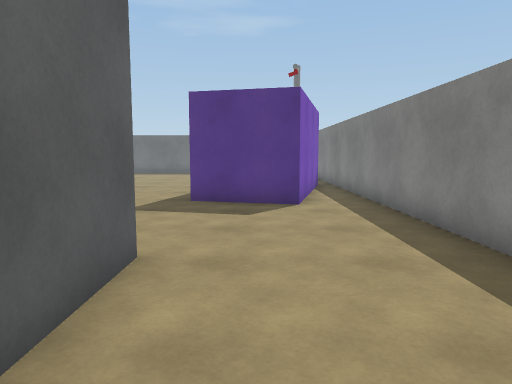
view 1 (above)

24 first-person views from a walk through a scene from a Unity 3-D project. The camera is 1.3 m above the floor, tilts 6° down and sees 70° across. The floor is counted in squares, 1 m on a side. Each view is taken from the middle of a square. On the plan, view 1 faces up. The plan holds only what a view shows up to about 15 squares ahead; the rest is blank. The place goes on beyond the plan. The player character is not drawn. Surface patterns are stand-ins for the level's own textures.

view 2
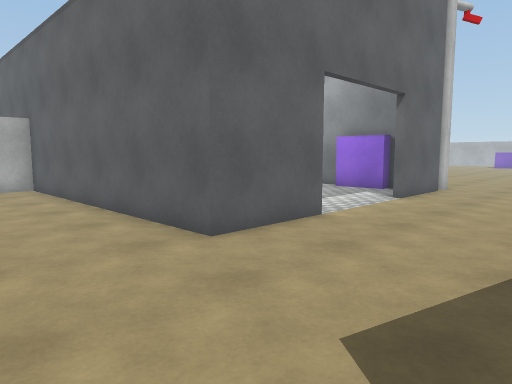

view 3
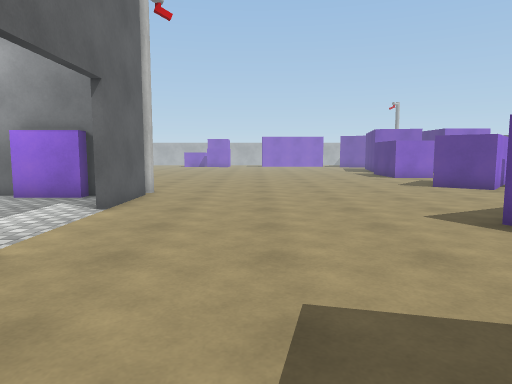

view 4
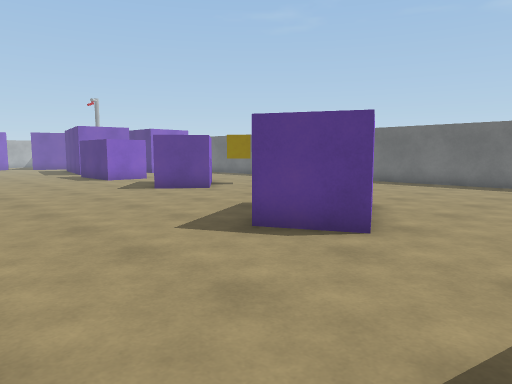

view 5
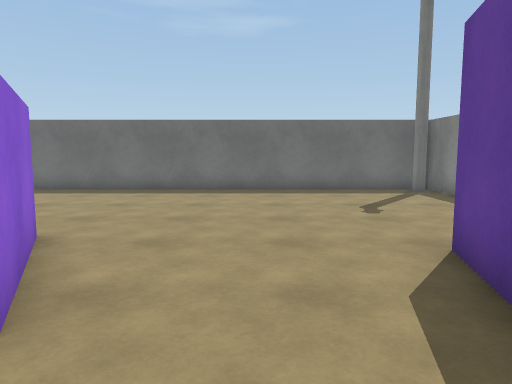

view 6
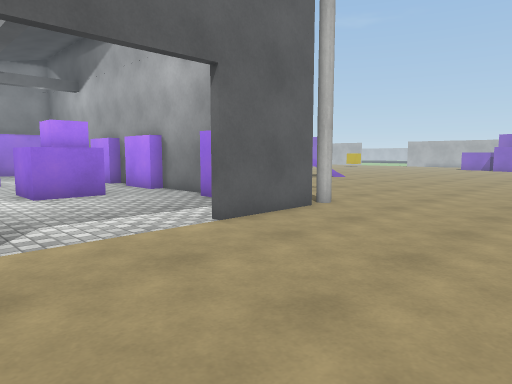

view 7
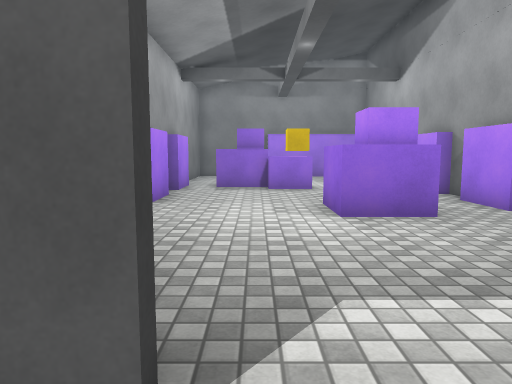

view 8
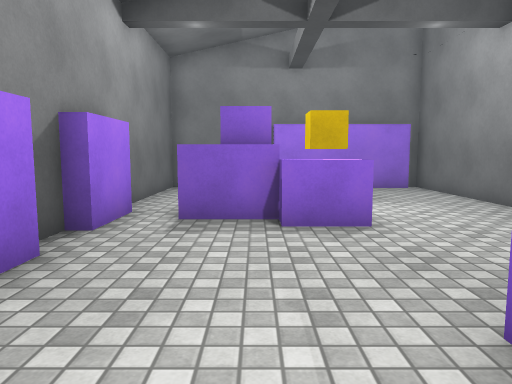

view 9
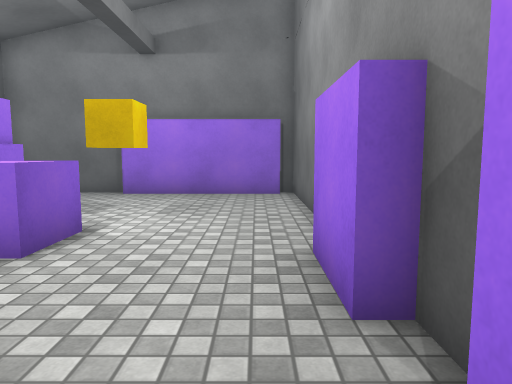

view 10
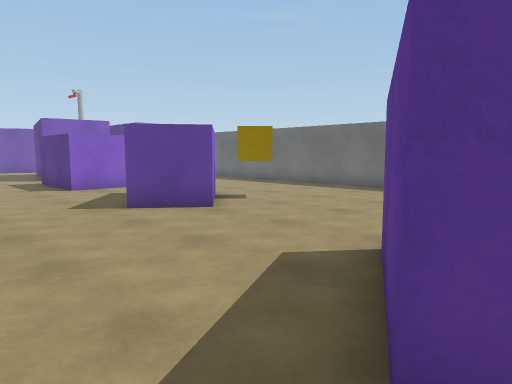

view 11
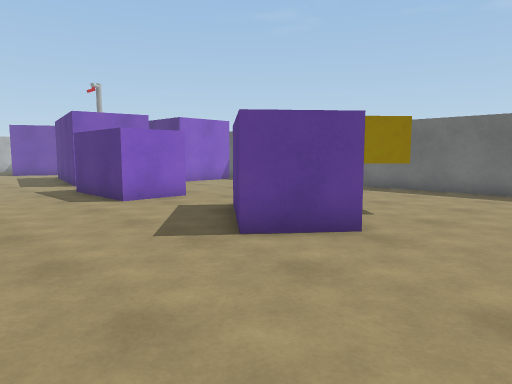

view 12
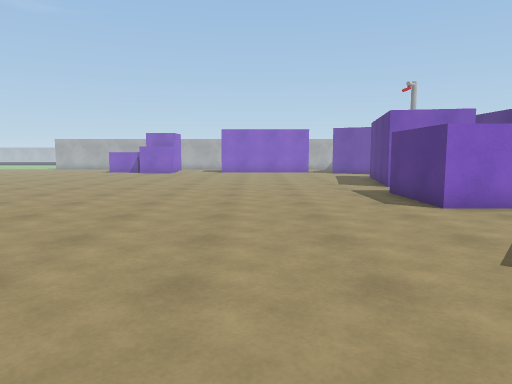

view 13
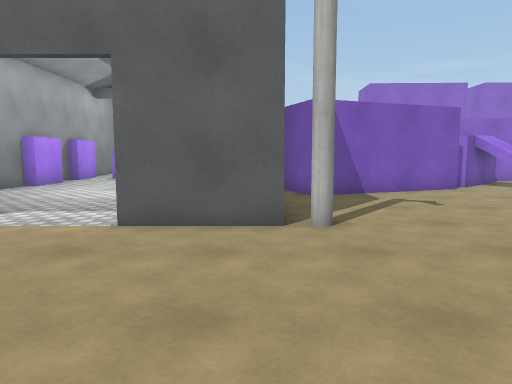

view 14
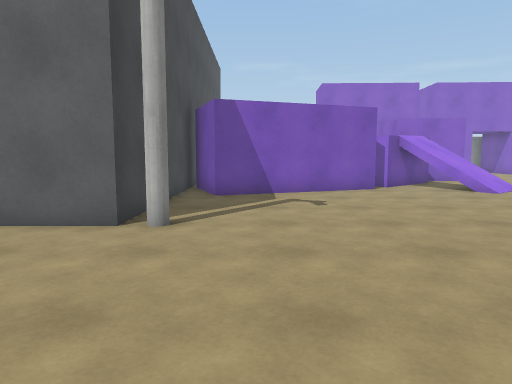

view 15
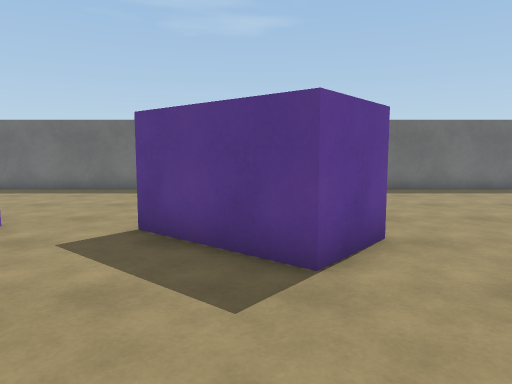

view 16
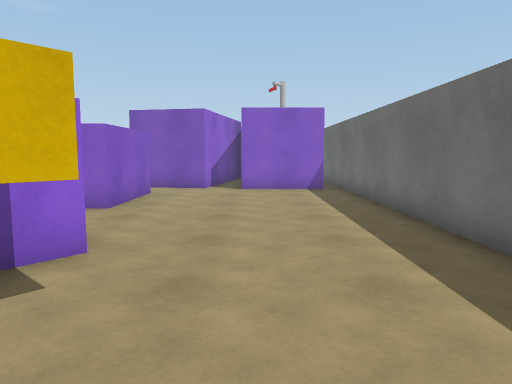

view 17
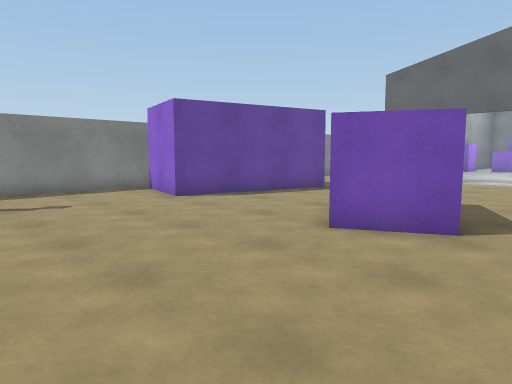

view 18
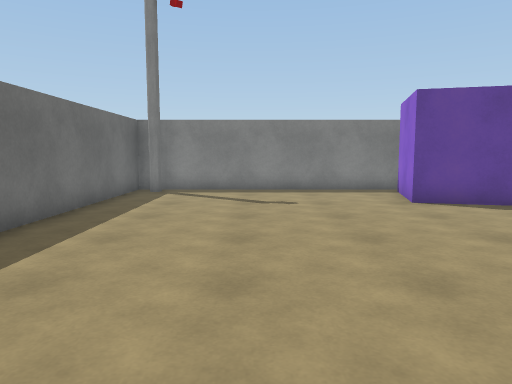

view 19
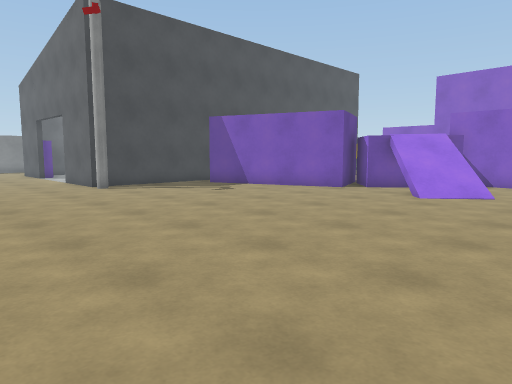

view 20
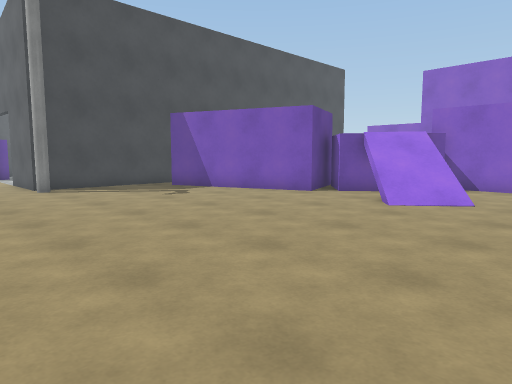

view 21
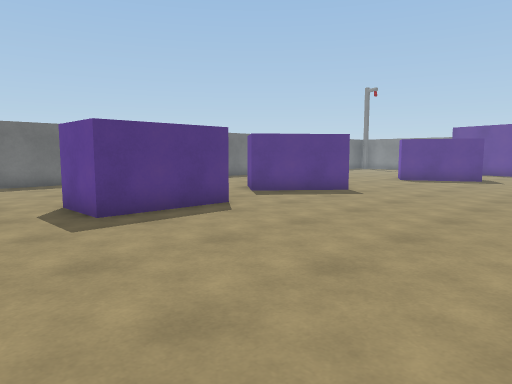

view 22
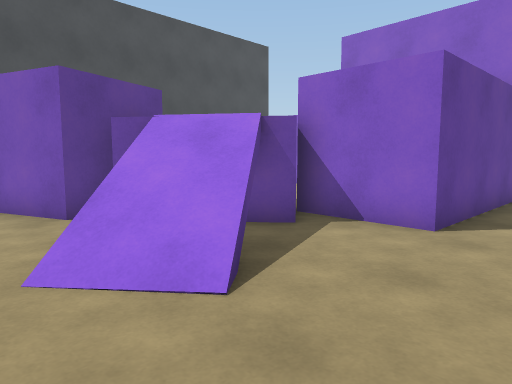

view 23
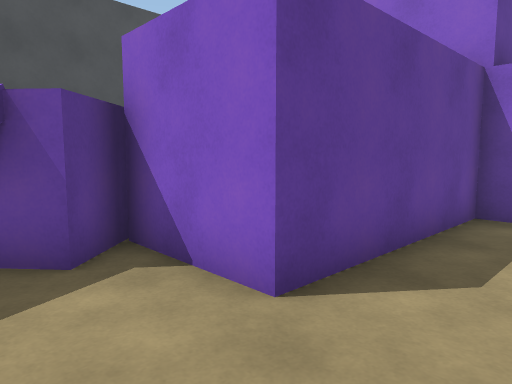

view 24
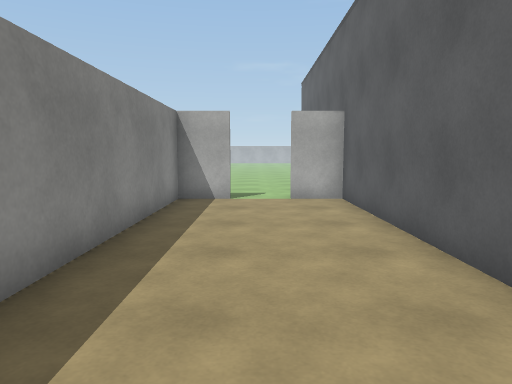

### Floor plan
Points are (right, up) in squares from view 1. A wall is a line through its corners. A room is listed if a view was taken in it or the views show most of it. See-through windows are left out.
Room 1 (views 1, 2, 3, 4, 5, 6, 7, 8, 9, 10, 11, 12, 13, 14, 15, 16, 17, 18, 19, 20, 21, 22, 23, 24)
walls: (-10.8, 2.8) (-10.8, 0.8); (-11.3, 0.6) (-11.3, -2.2); (-6.7, 12.6) (-8.2, 15.7) (-6.4, 16.6) (-4.8, 13.5) (-6.7, 12.6); (-4.6, 4.5) (-1.5, 4.5) (-1.5, -5.5) (0, -5.5); (-10.8, -2.2) (-10.8, -4.2); (-11.5, -4) (-11.5, 4.5) (-8.5, 4.5); (-19.6, 15.4) (-23.1, 15.4) (-23.1, 17.5) (-19.6, 17.5) (-19.6, 15.4); (-18.4, -2.4) (-12.7, -0.3) (-11.7, -3.1); (-11.3, -5) (-11.3, -5.7); (-15.8, 18.8) (-13, 16.5) (-14.3, 15) (-17, 17.2) (-15.9, 18.6); (-20.9, -2.1) (-20, -3.2); (-10.8, -5.7) (-10.8, -7.8); (-1.8, -3.6) (-1.8, -2.1); (3.2, 4.5) (3.2, 24.3) (-26, 24.3); (2.1, 13.4) (1.1, 9.3) (-1.8, 10) (-0.3, 15.8) (2.6, 15.1); (-2.2, -5.6) (-2.2, -3.6); (-11.3, -9.9) (-11.3, -15.2); (-1.8, -7.1) (-1.8, -6.2); (1.7, -5.5) (3.2, -5.5) (3.2, 2); (-26, 19.4) (-24.7, 19.1) (-25.2, 16.2) (-26.1, 16.3); (-2.2, -9.1) (-2.2, -7.1); (-24.4, 23.5) (-24.4, 20.4); (-10.9, -14.8) (-5.6, -14.8); (-24, -12.2) (-23.9, -6.4) (-20.8, -6.5); (-5.6, -15.2) (-1.8, -15.2) (-1.8, -10.4)
ways out: opening at (0.5, -6)
objects: cube (-14, 18) to (-13, 19); block (-9, -3) to (-7, -2); block (-9, -2); cube (-7, -12) to (-7, -11); block (-7, -9) to (-5, -8); block (-7, -2); block (-5, -10) to (-4, -9); block (-4, -8)

Positions as (right, up) in squares from view 1, and headings:
1: (0, 0), facing up
2: (2, 9), facing down-left
3: (0, 8), facing left
4: (-2, 8), facing up-left
5: (-3, 11), facing up
6: (-4, 10), facing down-left
7: (-5, 6), facing down
8: (-5, -1), facing down
9: (-10, -3), facing down
10: (-6, 11), facing up-left
11: (-10, 11), facing up-left
12: (-11, 11), facing left
13: (-11, 11), facing down
14: (-14, 11), facing down
15: (-15, 11), facing up
16: (-11, 21), facing left
17: (-10, 22), facing down-right
18: (-10, 20), facing right
19: (-26, 10), facing down-right
20: (-26, 8), facing down-right
21: (-26, 8), facing up-right
22: (-26, 0), facing down-right
23: (-26, -4), facing down-right
24: (1, 5), facing down
